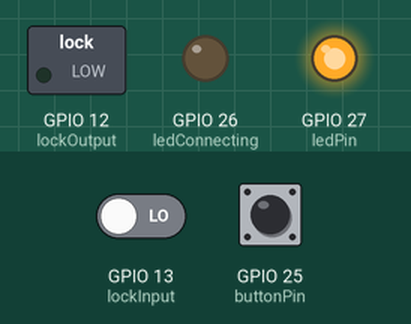
This program was run on a simulated ESP32. Shown: switched loads named in the program (green lamp = pin HIGH), output pins drawn as LEDs (lit = HIGH). The test bench sets the inputs (shaded band); at power-on: GPIO 25 (buttonPin) HIGH, GPIO 13 (lockInput) LOW. WiFi joins after 1.5 s; servers stay silent unless stated; uploads are accepted with an empty reply; what the program prints to the serial monitor is not drawn.

Above: at 12.4 s.
12.5 s: GPIO 25 (buttonPin) pulled LOW for 0.65 s
At 13.9 s:
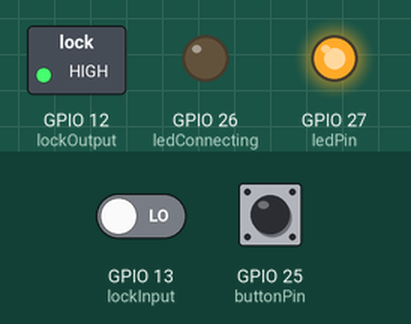
16.3 s: GPIO 25 (buttonPin) pulled LOW for 1 s
At 19.6 s:
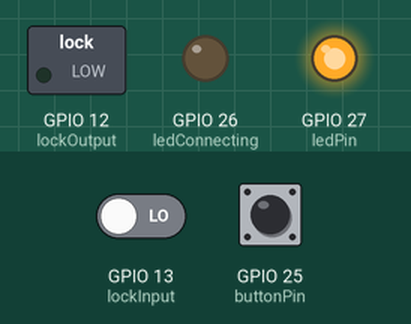
19.9 s: GPIO 25 (buttonPin) pulled LOW for 3.2 s
At 20.7 s:
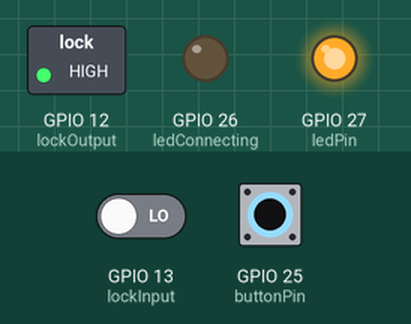
Timing chart, 0 to 23.5 s (numbered marks = the images above; inputs shaded):
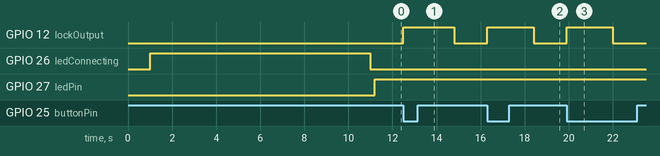

Measured:
- after the input at 12.5 s, GPIO 12 (lockOutput): LOW → HIGH at once, → LOW 2.3 s later
- after the input at 16.3 s, GPIO 12 (lockOutput): LOW → HIGH at once, → LOW 2.1 s later
- after the input at 19.9 s, GPIO 12 (lockOutput): LOW → HIGH at once, → LOW 2.1 s later

The program:

main.cpp
```cpp
#include <WiFi.h>
#include <HTTPClient.h>

const char* ssid = "Mhelith";
const char* password =  "smartlock";
// const char* ssid = "Blips N Chitz";
// const char* password =  "BEER_is_g00d&stuff";
const int lockOutput = 12;
const int lockInput = 13;
const int buttonPin = 25;
const int ledPin = 27;
const int ledConnecting = 26;
const String token = "eyJhbGciOiJIUzI1NiIsInR5cCI6IkpXVCJ9.eyJfaWQiOiI1YmU5YzM4NjRmZTlhYzMzYTNlMmY2ODQiLCJpYXQiOjE1NDMxNjkwNzl9.AtSLbRcKOZBVicBptGuxKwxQFTdGAqGNrCbmuoN_TxU";
volatile bool serverStatus = false;
volatile bool lockStatus = false;
volatile bool sendPost = false;
volatile bool waitForPost = false;
volatile bool lastGet;
volatile bool webChange = false;

void sendPOST(String input);
char sendGET();

void buttonISR() {
  if(sendPost) return;
  sendPost = true;
  if(serverStatus) digitalWrite(lockOutput, LOW);
  else digitalWrite(lockOutput, HIGH);
  waitForPost = true;
}

void setup() {

  pinMode(lockOutput, OUTPUT);
  pinMode(lockInput, INPUT);
  digitalWrite(ledPin, LOW);
  pinMode(ledPin, OUTPUT);
  pinMode(ledConnecting, OUTPUT);

  Serial.begin(115200);
  delay(1000);
  Serial.println("Starting...");
  while (WiFi.status() != WL_CONNECTED) {
    digitalWrite(ledConnecting, HIGH);
    Serial.println("Connecting to WiFi..");
    WiFi.begin(ssid, password);
    delay(10000);
    digitalWrite(ledConnecting, LOW);
  }
  pinMode(buttonPin, INPUT_PULLUP);
  attachInterrupt(digitalPinToInterrupt(buttonPin), buttonISR, FALLING);

  Serial.println("Connected to the WiFi network");
  sendPOST("{\"userid\": \"5bd603af9dfa7d068ceb70dd\",\"lockid\": \"5bd603af9dfa7d068ceb70dd\",\"status\": false}");
}

void loop() {

  if(digitalRead(lockInput) && !serverStatus && !sendPost && !webChange) {
    sendPOST("{\"userid\": \"5bd603af9dfa7d068ceb70dd\",\"lockid\": \"5bd603af9dfa7d068ceb70dd\",\"status\": true}");
    delay(5000);
    }
  else if (!digitalRead(lockInput) && serverStatus && !sendPost && !webChange) {
    sendPOST("{\"userid\": \"5bd603af9dfa7d068ceb70dd\",\"lockid\": \"5bd603af9dfa7d068ceb70dd\",\"status\": false}");
    delay(5000);
  }

  if(WL_CONNECTED) digitalWrite(ledPin, HIGH);
  else digitalWrite(ledPin, LOW);

  if(sendPost == true && serverStatus == true) {
    sendPOST("{\"userid\": \"5bd603af9dfa7d068ceb70dd\",\"lockid\": \"5bd603af9dfa7d068ceb70dd\",\"status\": false}");
    sendPost = false;
  }
  else if (sendPost == true && serverStatus == false) {
    sendPOST("{\"userid\": \"5bd603af9dfa7d068ceb70dd\",\"lockid\": \"5bd603af9dfa7d068ceb70dd\",\"status\": true}");
    sendPost = false;
  }
  delay(1000);

  webChange = false;


  noInterrupts();
  if(sendPost) {
    interrupts();
    return;
  }

  lastGet = serverStatus;
  char status = sendGET();
  Serial.println(status);
  if(status == 't' && !sendPost) {
    digitalWrite(lockOutput, HIGH);
    serverStatus = true;
    webChange = true;
  }
  else if (!sendPost) {
    digitalWrite(lockOutput, LOW);
    serverStatus = false;
    webChange = true;
  }
  Serial.println(serverStatus);
  interrupts();

}

void sendPOST(String input) {

 if(WiFi.status()== WL_CONNECTED){

   HTTPClient http;

   http.begin("https://sdsmartlock.com/api/events");
   http.addHeader("Content-Type", "application/json");
   http.addHeader("x-auth-token", token);

   int httpResponseCode = http.POST(input);

   if(httpResponseCode>0){

    String response = http.getString();

    Serial.println(httpResponseCode);
    Serial.println(response);

   } else {

    Serial.print("Error on sending POST: ");
    Serial.println(httpResponseCode);

   }

   http.end();

 } else {

    Serial.println("Error in WiFi connection");
 }
}

char sendGET() {

  String payload;

  if ((WiFi.status() == WL_CONNECTED)) {

  HTTPClient http;

  http.begin("https://sdsmartlock.com/api/locks/5bd603af9dfa7d068ceb70dd");
  int httpCode = http.GET();

  if (httpCode > 0) {

      payload = http.getString();

      // Serial.println(httpCode);
      // Serial.println(payload);
    }

  else {
    Serial.println("Error on HTTP request");
  }
  http.end();
  return payload[43];
  }
  return payload[43];
 }
```
